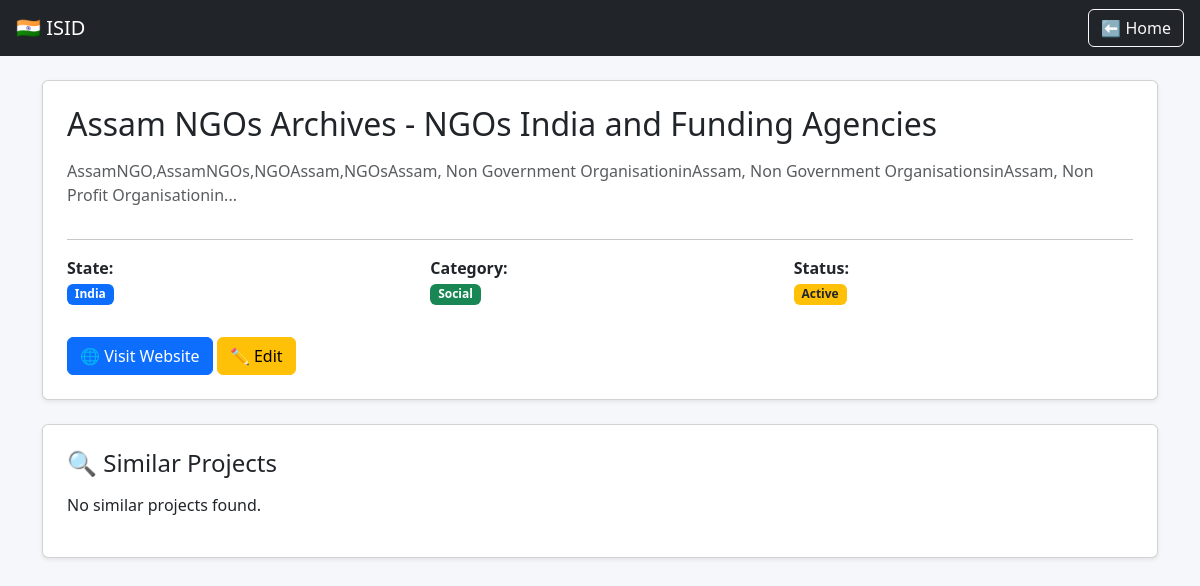
/project/2433, run on the app's committed database.
### tables this page shows
CREATE TABLE projects (
    project_id INTEGER PRIMARY KEY AUTOINCREMENT,
    title TEXT,
    source TEXT,
    url TEXT,
    state TEXT,
    category TEXT,
    country TEXT,
    status TEXT
, score INTEGER);

### app.py (the view)
@app.route("/project/<int:id>")
def project_detail(id):
    conn = get_db_connection()
    cursor = conn.cursor()
    cursor.execute("SELECT * FROM projects WHERE project_id = ?", (id,))
    project = cursor.fetchone()
    conn.close()
    if not project:
        return "Project not found", 404
    results = get_similar_projects(id)
    recommendations = [r[1] for r in results]
    return render_template(
        "project_detail.html",
        project=project,
        recommendations=recommendations
    )

### app.py (called while the page is built)
def get_db_connection():
    conn = sqlite3.connect("database.db", check_same_thread=False)
    conn.row_factory = sqlite3.Row
    return conn

### semantic_search.py (called while the page is built)
def get_similar_projects(project_id, top_k=5):
    global DATA, EMBEDDINGS
    if EMBEDDINGS is None:
        build_cache()
    idx = None
    for i, d in enumerate(DATA):
        if d["project_id"] == project_id:
            idx = i
            break
    if idx is None:
        return []
    target_vec = EMBEDDINGS[idx]
    scores = []
    for i, emb in enumerate(EMBEDDINGS):
        if i == idx:
            continue
        sim = np.dot(target_vec, emb)
        scores.append((sim, DATA[i]))
    scores.sort(reverse=True)
    return scores[:top_k]

### templates/project_detail.html (shortened to what this page needs)
<!DOCTYPE html>
<html>
<head>
    <link href="https://cdn.jsdelivr.net/npm/bootstrap@5.3.0/dist/css/bootstrap.min.css" rel="stylesheet">
</head>
<body style="background:#f5f7fa;">
<nav class="navbar navbar-dark bg-dark px-3">
    <span class="navbar-brand">🇮🇳 ISID</span>
    <a href="/home" class="btn btn-outline-light">⬅ Home</a>
</nav>
<div class="container mt-4">
    <div class="card p-4 shadow-sm mb-4">
        <h2 class="mb-3">{{ project['title'] }}</h2>
        <p class="text-muted">{{ project['source'] or "No description available" }}</p>
        <hr>
        <div class="row">
            <div class="col-md-4">
                <p><b>State:</b><br>
                <span class="badge bg-primary">
                    {{ project['state'].title() if project['state'] else "N/A" }}
                </span></p>
            </div>
            <div class="col-md-4">
                <p><b>Category:</b><br>
                <span class="badge bg-success">
                    {{ project['category'].title() if project['category'] else "N/A" }}
                </span></p>
            </div>
            <div class="col-md-4">
                <p><b>Status:</b><br>
                <span class="badge bg-warning text-dark">
                    {{ project['status'].title() if project['status'] else "N/A" }}
                </span></p>
            </div>
        </div>
        <div class="mt-3">
            {% if project['url'] %}
            <a href="{{ project['url'] }}" target="_blank" class="btn btn-primary">
                🌐 Visit Website
            </a>
            {% endif %}
            <a href="/edit/{{ project['project_id'] }}" class="btn btn-warning">
                ✏ Edit
            </a>
        </div>
    </div>
    <div class="card p-4 shadow-sm">
        <h4 class="mb-3">🔍 Similar Projects</h4>
        {% if recommendations %}
            <div class="row">
            {% for r in recommendations %}
                <div class="col-md-6 mb-3">
                    <div class="border p-3 rounded bg-light">
                        <h6>
                            <a href="/project/{{ r['project_id'] }}">
                                {{ r['title'] }}
                            </a>
                        </h6>
                        <small class="text-muted">
                            {{ r['source'][:120] if r['source'] else "No description" }}...
                        </small>
                        <div class="mt-2">
                            <span class="badge bg-secondary">
                                {{ r['state'].title() if r['state'] else "N/A" }}
                            </span>
                            <span class="badge bg-info text-dark">
                                {{ r['category'].title() if r['category'] else "N/A" }}
                            </span>
                        </div>
                    </div>
                </div>
            {% endfor %}
            </div>
        {% else %}
            <p>No similar projects found.</p>
        {% endif %}
    </div>
</div>
</body>
</html>

### data on the page
projects: title "Assam NGOs Archives - NGOs India and Funding Agencies", source "AssamNGO,AssamNGOs,NGOAssam,NGOsAssam, Non Government OrganisationinAssam, Non Government OrganisationsinAssam, Non Profit Organisationin...", state "India", category "Social", status "Active"
